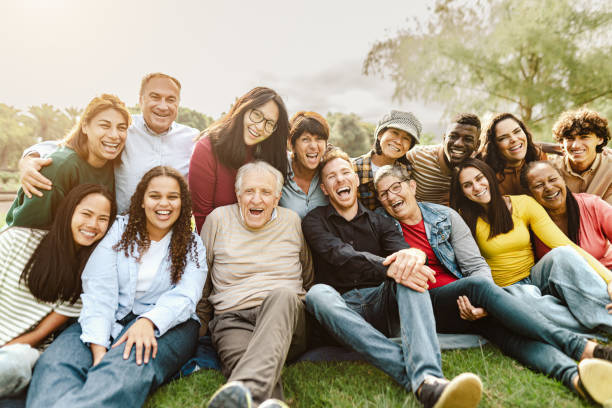
#> input picture Tema 03/Visión Artificial/imagen.jpg, 612 x 408 px, given in place of imagen.webp, which was not available
$ jupyter execute actividad05.ipynb   (shell and % lines are left out)   (text cells are left out)
#> lines starting #> are read from the running program, lines starting #| are printed output that depends on the picture; pictures that were not available may be replaced by others from this repository, and a replacement may not be noted
[cell 1]
import cv2
import numpy as np
from matplotlib import pyplot as plt

# Configurar matplotlib para mostrar imágenes en el notebook

[cell 2]
# Cargar la imagen
# Cambia 'imagen.jpg' por la ruta de tu imagen
imagen = cv2.imread('imagen.webp')
#> imagen is the input picture: shape (408, 612, 3); mean B, G, R 133.2, 153, 163

# Verificar que la imagen se cargó correctamente
if imagen is None:
    print("Error: No se pudo cargar la imagen. Verifica la ruta del archivo.")
else:
    print("✓ Imagen cargada correctamente")

    # Mostrar la imagen (convertir de BGR a RGB para matplotlib)
    imagen_rgb = cv2.cvtColor(imagen, cv2.COLOR_BGR2RGB)
    plt.figure(figsize=(10, 6))
    plt.imshow(imagen_rgb)
    plt.axis('off')
    plt.title('Imagen cargada')
    plt.show()

[cell 3]
# Obtener dimensiones de la imagen
alto, ancho = imagen.shape[:2]
#> alto = 408; ancho = 612

# Calcular coordenadas para un recorte central (50% del tamaño)
porcentaje_recorte = 0.5
nuevo_ancho = int(ancho * porcentaje_recorte)
#> nuevo_ancho = 306
nuevo_alto = int(alto * porcentaje_recorte)
#> nuevo_alto = 204

# Calcular punto inicial para centrar el recorte
x_inicio = (ancho - nuevo_ancho) // 2
#> x_inicio = 153
y_inicio = (alto - nuevo_alto) // 2
#> y_inicio = 102

# Recortar la región de interés (ROI)
roi = imagen[y_inicio:y_inicio + nuevo_alto, x_inicio:x_inicio + nuevo_ancho]
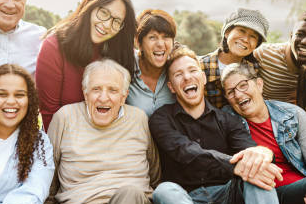
#> roi: shape (204, 306, 3); mean B, G, R 119.7, 135.6, 156.6

print("=" * 50)
print("RECORTE CENTRAL (ROI)")
print("=" * 50)
print(f"Imagen original:    {ancho} x {alto} píxeles")
#| Imagen original:    612 x 408 píxeles
print(f"ROI recortada:      {nuevo_ancho} x {nuevo_alto} píxeles")
#| ROI recortada:      306 x 204 píxeles
print(f"Posición:           ({x_inicio}, {y_inicio})")
#| Posición:           (153, 102)
print("=" * 50)

# Convertir ROI a RGB para visualización
roi_rgb = cv2.cvtColor(roi, cv2.COLOR_BGR2RGB)

plt.figure(figsize=(10, 6))
plt.imshow(roi_rgb)
plt.title('Región central recortada (ROI)')
plt.axis('off')
plt.show()

[cell 4]
# Aplicar desenfoque gaussiano al ROI
# Parámetros: imagen, tamaño del kernel (debe ser impar), desviación estándar
kernel_size = (5, 5)
roi_blur = cv2.GaussianBlur(roi, kernel_size, 0)
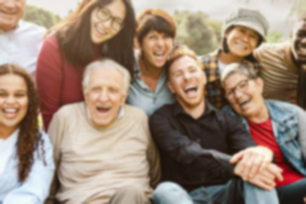
#> roi_blur: shape (204, 306, 3); mean B, G, R 119.7, 135.6, 156.6

print(f"✓ Desenfoque gaussiano aplicado con kernel {kernel_size}")

# Convertir a RGB para visualización
roi_blur_rgb = cv2.cvtColor(roi_blur, cv2.COLOR_BGR2RGB)

# Mostrar comparación
fig, axes = plt.subplots(1, 2, figsize=(15, 6))

axes[0].imshow(roi_rgb)
axes[0].set_title('ROI Original', fontsize=12, fontweight='bold')
axes[0].axis('off')

axes[1].imshow(roi_blur_rgb)
axes[1].set_title('ROI con Desenfoque Gaussiano', fontsize=12, fontweight='bold')
axes[1].axis('off')

plt.tight_layout()
plt.show()
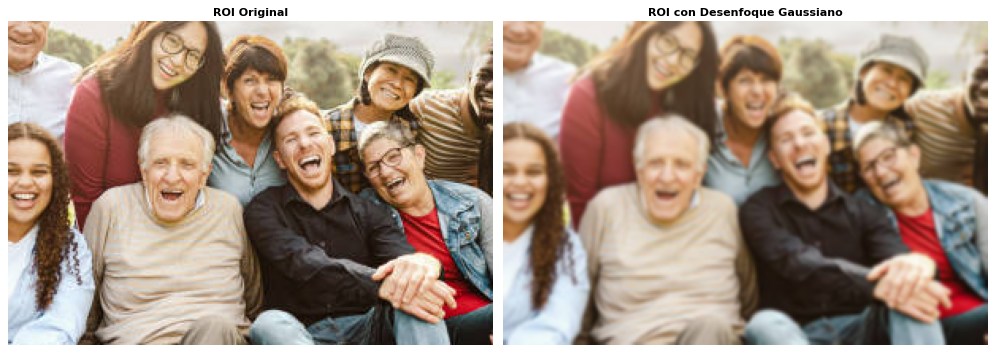
#> figure drawn by matplotlib, 2 panels

[cell 5]
# Convertir a escala de grises (necesario para Canny)
roi_gris = cv2.cvtColor(roi_blur, cv2.COLOR_BGR2GRAY)
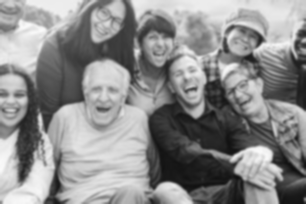
#> roi_gris: shape (204, 306); min 15, max 250, mean 140.1

# Aplicar detector de bordes Canny
# Parámetros: imagen, umbral mínimo, umbral máximo
umbral_minimo = 50
umbral_maximo = 150
bordes = cv2.Canny(roi_gris, umbral_minimo, umbral_maximo)
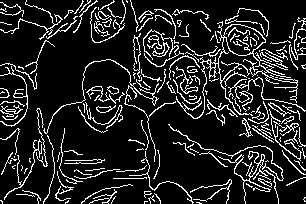
#> bordes: shape (204, 306); 13.7% white in thin lines or dots

print(f"✓ Detección de bordes Canny aplicada")
print(f"  Umbral mínimo: {umbral_minimo}")
print(f"  Umbral máximo: {umbral_maximo}")

# Mostrar las tres versiones
fig, axes = plt.subplots(1, 3, figsize=(18, 6))

axes[0].imshow(roi_rgb)
axes[0].set_title('ROI Original', fontsize=12, fontweight='bold')
axes[0].axis('off')

axes[1].imshow(roi_blur_rgb)
axes[1].set_title('Con Desenfoque Gaussiano', fontsize=12, fontweight='bold')
axes[1].axis('off')

axes[2].imshow(bordes, cmap='gray')
axes[2].set_title('Detección de Bordes (Canny)', fontsize=12, fontweight='bold')
axes[2].axis('off')

plt.tight_layout()
plt.show()
